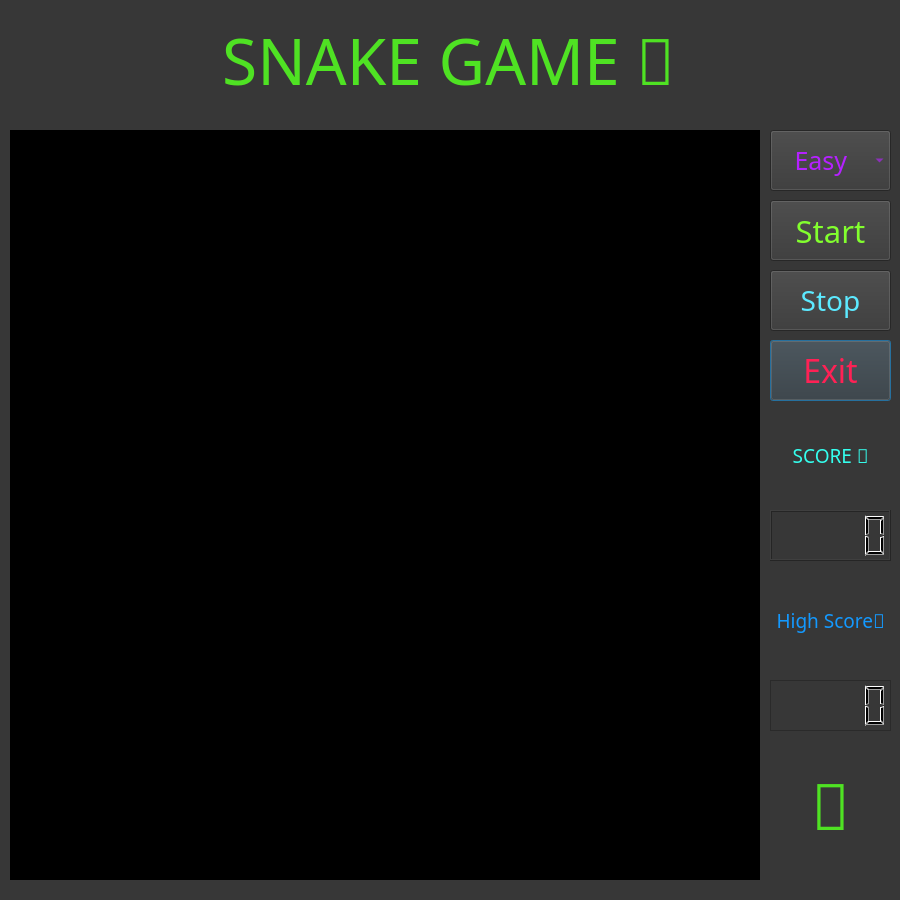
<?xml version="1.0" encoding="UTF-8"?>
<ui version="4.0">
 <class>NameLabel</class>
 <widget class="QDialog" name="NameLabel">
  <property name="geometry">
   <rect>
    <x>0</x>
    <y>0</y>
    <width>900</width>
    <height>900</height>
   </rect>
  </property>
  <property name="font">
   <font>
    <family>Forte</family>
    <pointsize>12</pointsize>
   </font>
  </property>
  <property name="windowTitle">
   <string>Dialog</string>
  </property>
  <property name="styleSheet">
   <string notr="true">background-color: rgb(55, 55, 55);</string>
  </property>
  <widget class="QWidget" name="GameScreen" native="true">
   <property name="geometry">
    <rect>
     <x>10</x>
     <y>130</y>
     <width>750</width>
     <height>750</height>
    </rect>
   </property>
   <property name="styleSheet">
    <string notr="true">background-color: black;
</string>
   </property>
  </widget>
  <widget class="QPushButton" name="EndButton">
   <property name="geometry">
    <rect>
     <x>770</x>
     <y>340</y>
     <width>121</width>
     <height>61</height>
    </rect>
   </property>
   <property name="font">
    <font>
     <family>Forte</family>
     <pointsize>24</pointsize>
    </font>
   </property>
   <property name="mouseTracking">
    <bool>false</bool>
   </property>
   <property name="styleSheet">
    <string notr="true">color: rgb(255, 33, 85);</string>
   </property>
   <property name="text">
    <string>Exit</string>
   </property>
  </widget>
  <widget class="QPushButton" name="PauseButton">
   <property name="geometry">
    <rect>
     <x>770</x>
     <y>270</y>
     <width>121</width>
     <height>61</height>
    </rect>
   </property>
   <property name="font">
    <font>
     <family>Forte</family>
     <pointsize>21</pointsize>
    </font>
   </property>
   <property name="mouseTracking">
    <bool>false</bool>
   </property>
   <property name="styleSheet">
    <string notr="true">color: rgb(92, 233, 255);</string>
   </property>
   <property name="text">
    <string>Stop</string>
   </property>
  </widget>
  <widget class="QLCDNumber" name="CurrentScore">
   <property name="geometry">
    <rect>
     <x>770</x>
     <y>510</y>
     <width>121</width>
     <height>51</height>
    </rect>
   </property>
  </widget>
  <widget class="QLabel" name="CurrentScoreLabel">
   <property name="geometry">
    <rect>
     <x>770</x>
     <y>420</y>
     <width>121</width>
     <height>71</height>
    </rect>
   </property>
   <property name="font">
    <font>
     <family>Forte</family>
     <pointsize>14</pointsize>
    </font>
   </property>
   <property name="styleSheet">
    <string notr="true">color: rgb(52, 255, 238);</string>
   </property>
   <property name="text">
    <string>&lt;html&gt;&lt;head/&gt;&lt;body&gt;&lt;p align=&quot;center&quot;&gt;SCORE 👻&lt;/p&gt;&lt;/body&gt;&lt;/html&gt;</string>
   </property>
  </widget>
  <widget class="QLabel" name="HighScoreLabel">
   <property name="geometry">
    <rect>
     <x>770</x>
     <y>580</y>
     <width>121</width>
     <height>81</height>
    </rect>
   </property>
   <property name="font">
    <font>
     <family>Forte</family>
     <pointsize>13</pointsize>
    </font>
   </property>
   <property name="styleSheet">
    <string notr="true">color: rgb(19, 153, 255);</string>
   </property>
   <property name="text">
    <string>&lt;html&gt;&lt;head/&gt;&lt;body&gt;&lt;p align=&quot;center&quot;&gt;&lt;span style=&quot; font-size:14pt;&quot;&gt;High Score🪬&lt;/span&gt;&lt;/p&gt;&lt;/body&gt;&lt;/html&gt;</string>
   </property>
  </widget>
  <widget class="QLCDNumber" name="HighScore">
   <property name="geometry">
    <rect>
     <x>770</x>
     <y>680</y>
     <width>121</width>
     <height>51</height>
    </rect>
   </property>
   <property name="font">
    <font>
     <family>Forte</family>
     <pointsize>12</pointsize>
     <bold>false</bold>
    </font>
   </property>
   <property name="frameShape">
    <enum>QFrame::Shape::StyledPanel</enum>
   </property>
   <property name="frameShadow">
    <enum>QFrame::Shadow::Sunken</enum>
   </property>
  </widget>
  <widget class="QLabel" name="label">
   <property name="geometry">
    <rect>
     <x>8</x>
     <y>10</y>
     <width>881</width>
     <height>101</height>
    </rect>
   </property>
   <property name="font">
    <font>
     <family>Forte</family>
     <pointsize>34</pointsize>
    </font>
   </property>
   <property name="text">
    <string>&lt;html&gt;&lt;head/&gt;&lt;body&gt;&lt;p align=&quot;center&quot;&gt;&lt;span style=&quot; font-size:48pt; color:#4fe223;&quot;&gt;SNAKE GAME 🐍&lt;/span&gt;&lt;/p&gt;&lt;/body&gt;&lt;/html&gt;</string>
   </property>
  </widget>
  <widget class="QPushButton" name="StartButton">
   <property name="geometry">
    <rect>
     <x>770</x>
     <y>200</y>
     <width>121</width>
     <height>61</height>
    </rect>
   </property>
   <property name="font">
    <font>
     <family>Forte</family>
     <pointsize>23</pointsize>
    </font>
   </property>
   <property name="mouseTracking">
    <bool>false</bool>
   </property>
   <property name="styleSheet">
    <string notr="true">Color: rgb(130, 255, 46);</string>
   </property>
   <property name="text">
    <string>Start</string>
   </property>
   <property name="checkable">
    <bool>false</bool>
   </property>
  </widget>
  <widget class="QLabel" name="label_2">
   <property name="geometry">
    <rect>
     <x>770</x>
     <y>740</y>
     <width>121</width>
     <height>131</height>
    </rect>
   </property>
   <property name="font">
    <font>
     <family>Forte</family>
     <pointsize>38</pointsize>
    </font>
   </property>
   <property name="text">
    <string>&lt;html&gt;&lt;head/&gt;&lt;body&gt;&lt;p align=&quot;center&quot;&gt;&lt;span style=&quot; font-size:48pt; color:#4fe223;&quot;&gt;🐍&lt;/span&gt;&lt;/p&gt;&lt;/body&gt;&lt;/html&gt;</string>
   </property>
  </widget>
  <widget class="QComboBox" name="comboBox">
   <property name="geometry">
    <rect>
     <x>770</x>
     <y>130</y>
     <width>121</width>
     <height>61</height>
    </rect>
   </property>
   <property name="font">
    <font>
     <family>Forte</family>
     <pointsize>19</pointsize>
    </font>
   </property>
   <property name="styleSheet">
    <string notr="true">Color: rgb(181, 33, 255);</string>
   </property>
   <item>
    <property name="text">
     <string>   Easy</string>
    </property>
   </item>
   <item>
    <property name="text">
     <string>Meduim</string>
    </property>
   </item>
   <item>
    <property name="text">
     <string>  Hard</string>
    </property>
   </item>
  </widget>
  <zorder>CurrentScore</zorder>
  <zorder>GameScreen</zorder>
  <zorder>EndButton</zorder>
  <zorder>PauseButton</zorder>
  <zorder>CurrentScoreLabel</zorder>
  <zorder>HighScoreLabel</zorder>
  <zorder>HighScore</zorder>
  <zorder>label</zorder>
  <zorder>StartButton</zorder>
  <zorder>label_2</zorder>
  <zorder>comboBox</zorder>
 </widget>
 <resources/>
 <connections/>
</ui>
